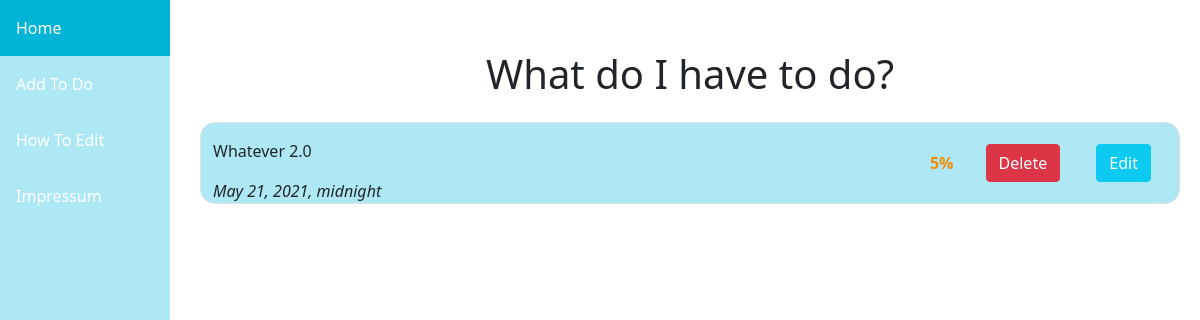
Before: / with the older database file.
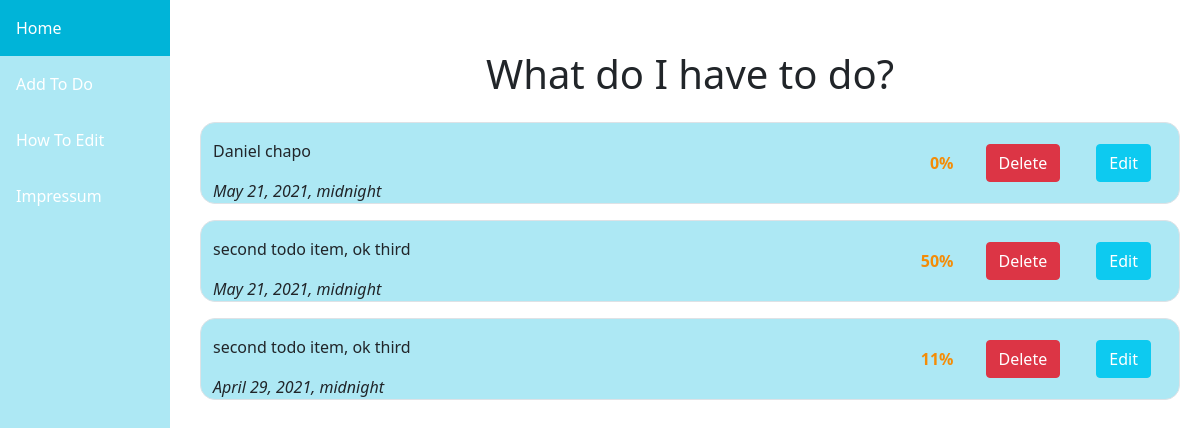
After: the same page with the newer database file.
### todoList/models.py (models this page shows, shortened)
class todoItem(models.Model):
    id = models.AutoField(primary_key=True, unique=True)
    description = models.TextField(max_length=160)
    deadline = models.DateTimeField() # ...
    percent = models.IntegerField() # Needs to be between 0 and 100!

### todoList/views.py (the view)
# urls.py: path('', views.index, name='todoList-index'),
def index(request):
    context = {
        'todos': getTodos()
    }
    return render(request, 'todoList/index.html', context)

### todoList/views.py (called while the page is built)
def getTodos():
    return todoItem.objects.all()

### todoList/templates/todoList/index.html (shortened to what this page needs)
{% extends "todoList/base.html" %}
{% block navbar_class-index %}active{% endblock %}
{% block pageContent %}
<div class="col right-col">
    <div class="row">
        <div class="d-flex justify-content-center">
            <h1>What do I have to do?</h1>
        </div>
    </div>
    {% for todo in todos %}
    <div class="container-sm todo-container border mt-3 mb-3">
        <div id="{{ todo.id }}" class="d-flex flex-row align-items-center">
            <div class="ml-auto d-flex flex-column">
                <div class="mb-3 mt-3" id="todo-text" contenteditable="false" onfocusout="nonEditable()">
                    {{ todo.description}}
                </div>
                <div class="todo-deadline" id="todo-date" contenteditable="false" onfocusout="nonEditable()"
                    contenteditable="false">{{ todo.deadline }}</div>
            </div>
            <div class="ms-auto d-flex flex-row align-items-center">
                <div class="todo-progress m-3" id="todo-percent" onfocusout="nonEditable()"> {{ todo.percent }}% </div>
                <form>
                    <a href="{% url 'delete-todo' pk=todo.id %}" class=" m-3 btn btn-md btn-danger">Delete</a>
                    <a href="{% url 'edit-todo' pk=todo.id %}" class="m-3 btn btn-md btn-info">Edit</a>
                </form>
            </div>
        </div>
    </div>
    {% endfor %}
    {% endblock pageContent %}

### todoList/templates/todoList/base.html (shortened to what this page needs)
<!doctype html>
<html lang="en">
<head>
    <link href="https://cdn.jsdelivr.net/npm/bootstrap@5.0.0-beta3/dist/css/bootstrap.min.css" rel="stylesheet"
>
    <head>
        {% load static %}
        <link rel="stylesheet" type="text/css" href="{% static 'todoList/stylesheet_navbar.css' %}">
        <link rel="stylesheet" type="text/css" href="{% static 'todoList/stylesheet_todo.css' %}">
        <link rel="stylesheet" type="text/css" href="{% static 'todoList/stylesheet_general.css' %}">
        <link rel="stylesheet" type="text/css" href="{% static 'todoList/stylesheet_addToDo.css' %}">
        <link rel="stylesheet" type="text/css" href="{% static 'todoList/stylesheet_editToDo.css' %}">
    </head>
</head>
<body>
    <div class="sidebar navbar-expand-sm position-fixed">
        <a class="{% block navbar_class-index %}{% endblock %}" href="{% url 'todoList-index' %}">Home</a>
        <a class="{% block navbar_class-addToDo %}{% endblock %}" href="{% url 'todoList-addTodo' %}">Add To Do</a>
        <a class="{% block navbar_class-howToEdit %}{% endblock %}" href="{% url 'todoList-howToEditTodo' %}">How To Edit</a>
        <a class="{% block navbar_class-impressum %}{% endblock %}" href="{% url 'todoList-impressum' %}">Impressum</a>
    </div>
    {% block pageContent %}{% endblock pageContent %}
</body>
</html>

### todoList/static/todoList/stylesheet_navbar.css (style rules this page uses)
.sidebar { padding: 0; top: 0; width: 170px; background-color: #ADE8F4; height: 100%; }
.sidebar a { display: block; border: 10px; color: white; padding: 16px; font-weight: 500; text-decoration: none; }
.sidebar a.active { background-color: #00B4D8; color: white; }

### todoList/static/todoList/stylesheet_todo.css (style rules this page uses)
.todo-container { border-radius: 15px; background: #ADE8F4; min-width: 400px; }
.todo-deadline { font-style: italic; font-size: 16px; }
.todo-progress { font-weight: bold; color: #F48C06; }
.btn { color: white; }

### todoList/static/todoList/stylesheet_general.css (style rules this page uses)
.right-col { margin-top: 100px; }
@media only screen and (min-width: 700px) { .right-col { margin-left: 200px; margin-top: 50px; margin-right: 20px; } }

Changed rows visible on the page:
removed todoItem: description "Whatever 2.0", deadline "May 21, 2021, midnight", percent "5"
added todoItem: description "Daniel chapo", deadline "May 21, 2021, midnight", percent "0"
added todoItem: description "second todo item, ok third", deadline "May 21, 2021, midnight", percent "50"
added todoItem: description "second todo item, ok third", deadline "April 29, 2021, midnight", percent "11"
